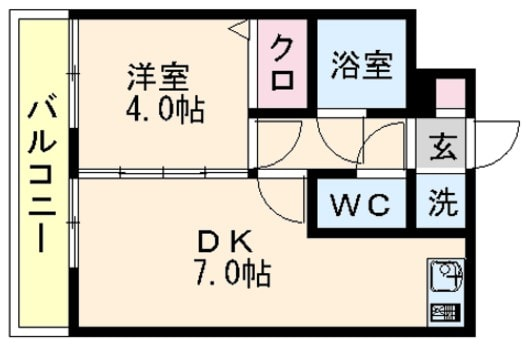
#> input picture Recruit/room1.jpg, 526 x 352 px
$ jupyter execute room_Canny.ipynb   (shell and % lines are left out)
#> lines starting #> are read from the running program, lines starting #| are printed output that depends on the picture; after the words box and inside, x2 and y2 are one past the last pixel; in counts of white or black regions, pixels touching at a corner belong together
[cell 1]
import cv2, matplotlib
import numpy as np
import matplotlib.pyplot as plt

room = cv2.imread('room1.jpg')
#> room is the input picture: shape (352, 526, 3); mean B, G, R 195.1, 206, 210.9
# print(room_img)

room = cv2.cvtColor(room, cv2.COLOR_BGR2RGB)

# plt.imshow(room_img)
# plt.show()

room_gray = cv2.cvtColor(room, cv2.COLOR_RGB2GRAY)
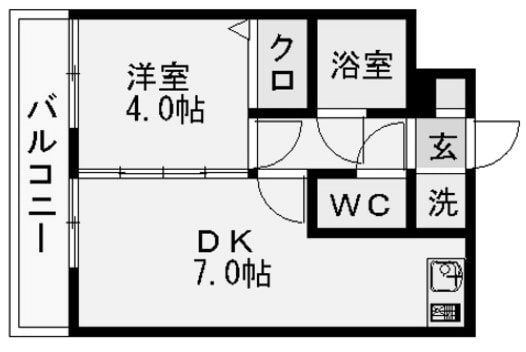
#> room_gray: shape (352, 526); min 0, max 255, mean 206.2

# print(room_gray)

# plt.imshow(room_gray)
# plt.show()

room_preprocessed  = cv2.GaussianBlur(room_gray, (5, 5), 0)
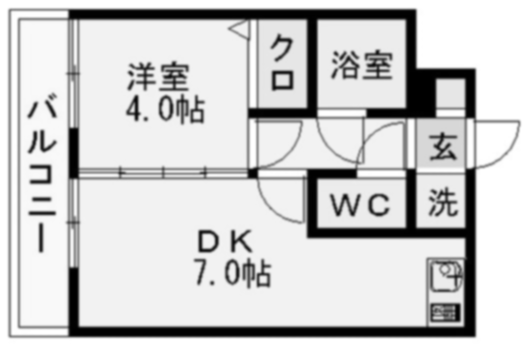
#> room_preprocessed: shape (352, 526); min 0, max 255, mean 206.2
# type(room_preprocessed)

# get canny binary
_, room_thresh = cv2.threshold(room_preprocessed, 80, 255, cv2.THRESH_BINARY)
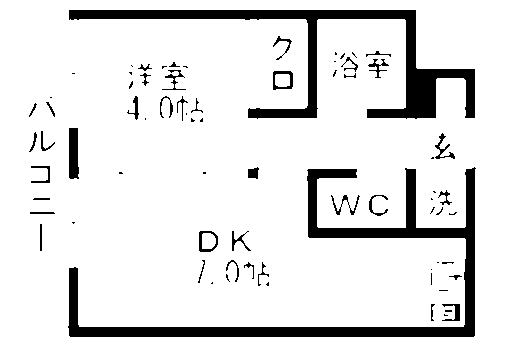
#> room_thresh: shape (352, 526); 89.1% white; 74 black regions (35 under 20 px), largest, box (x1, y1, x2, y2) and area: (68, 167, 476, 337) 9174, (69, 10, 475, 119) 7633, (69, 128, 79, 179) 464

plt.imshow(cv2.cvtColor(room_thresh, cv2.COLOR_GRAY2RGB))

room_edges = cv2.Canny(room_preprocessed, threshold1=90, threshold2=110)
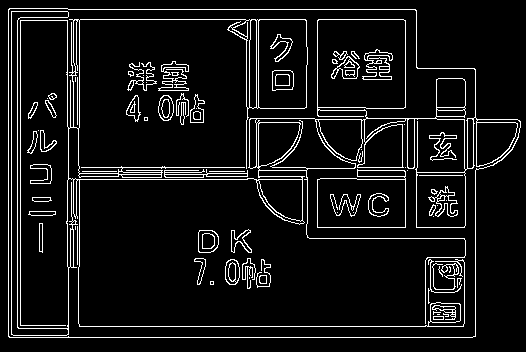
#> room_edges: shape (352, 526); 7.8% white in thin lines or dots
plt.imshow(cv2.cvtColor(room_edges, cv2.COLOR_GRAY2RGB))
cv2.imwrite('room-edges.jpg', room_edges)
#> Out = True
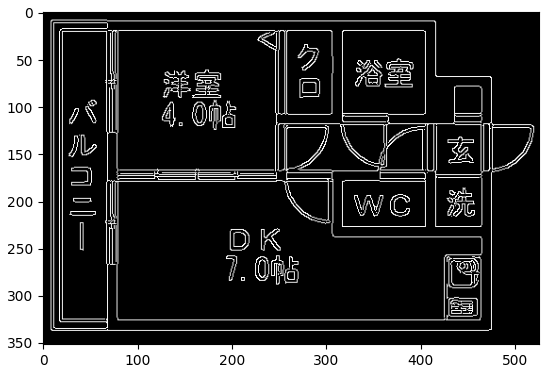
#> figure drawn by matplotlib, 1 panel

[cell 2]
print(room_edges)
#> (printed output is left out)
